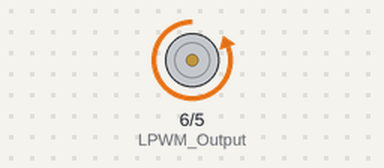
The sketch below on a simulated Arduino Uno, built with avr-gcc and run on an emulated ATmega328P. Shown: motor-driver pin pairs drawn as motors (green arrow = first pin HIGH = forward, orange = second pin HIGH = backward, longer = more drive).

Above: at 0.5 s.
At 5.0 s:
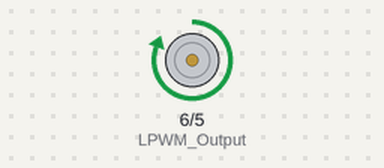
Timing chart, 0 to 6.9 s (numbered marks = the images above):
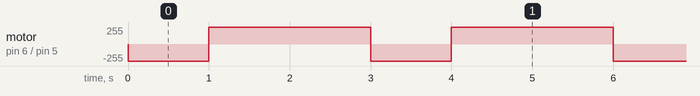

The sketch:

Actuator.ino
```cpp
/*
  IBT-2 Motor Control Board driven by Arduino.

  Speed and direction controlled by a potentiometer attached to analog input 0.
  One side pin of the potentiometer (either one) to ground; the other side pin to +5V

  Connection to the IBT-2 board:
  IBT-2 pin 1 (RPWM) to Arduino pin 5(PWM)
  IBT-2 pin 2 (LPWM) to Arduino pin 6(PWM)
  IBT-2 pins 3 (R_EN), 4 (L_EN), 7 (VCC) to Arduino 5V pin
  IBT-2 pin 8 (GND) to Arduino GND
  IBT-2 pins 5 (R_IS) and 6 (L_IS) not connected
*/

int SENSOR_PIN = 0; // center pin of the potentiometer

int RPWM_Output = 5; // Arduino PWM output pin 5; connect to IBT-2 pin 1 (RPWM)
int LPWM_Output = 6; // Arduino PWM output pin 6; connect to IBT-2 pin 2 (LPWM)

void setup()
{
  pinMode(RPWM_Output, OUTPUT);
  pinMode(LPWM_Output, OUTPUT);
}

void loop()
{
  //int sensorValue = analogRead(SENSOR_PIN);

  // sensor value is in the range 0 to 1023
  // the lower half of it we use for reverse rotation; the upper half for forward rotation

  // reverse rotation

  analogWrite(LPWM_Output, 0);
  analogWrite(RPWM_Output, 255);
  delay(1000);
  analogWrite(LPWM_Output, 255);
  analogWrite(RPWM_Output, 0);
 delay(1000);
  // forward rotation
  //  int forwardPWM = (1023 - 512) / 2;
  //  analogWrite(LPWM_Output, forwardPWM);
  //  analogWrite(RPWM_Output, 0);
  delay(1000);
}
```

Measured:
- by itself, motor on pin 6 (LPWM_Output) / pin 5 (RPWM_Output): alternates forward 255/255 for 2.0 s and backward 255/255 for 1.0 s
